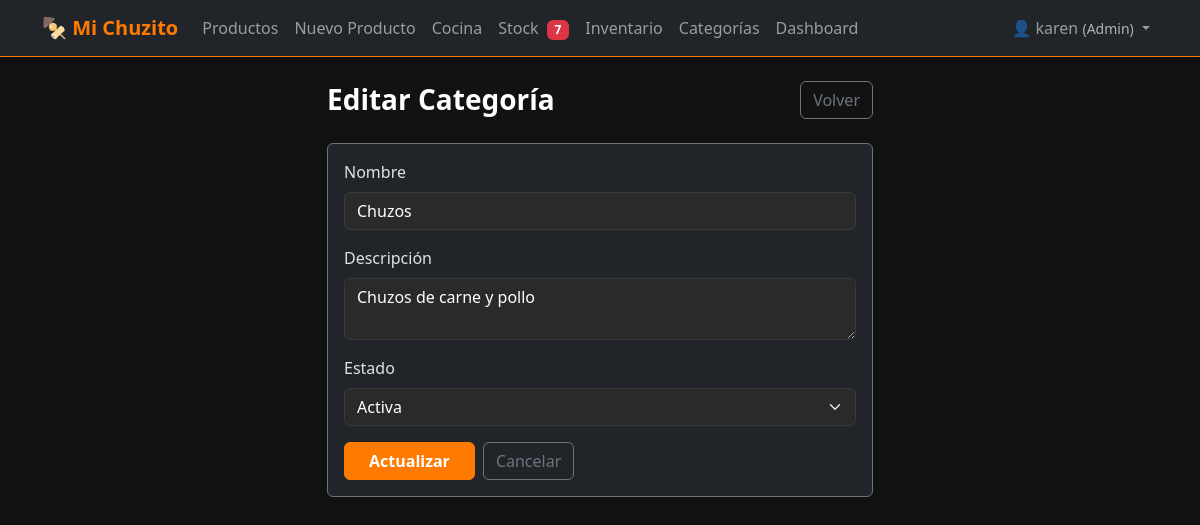
The app's page /categorias/2/editar/ (signed in) with its own data.
### productos/models.py (models this page shows, shortened)
class Categoria(models.Model):
    nombre = models.CharField(max_length=100, unique=True)
    descripcion = models.TextField(blank=True, null=True)
    estado = models.BooleanField(default=True)
    fecha_creacion = models.DateTimeField(auto_now_add=True)
    class Meta:
        verbose_name = "Categoría"
        verbose_name_plural = "Categorías"
        ordering = ["nombre"]

### productos/views.py (the view)
class CategoriaUpdateView(RoleRequiredMixin, UpdateView):
    allowed_roles = ["Admin"]
    model = Categoria
    form_class = CategoriaForm
    template_name = "productos/categoria_form.html"
    success_url = reverse_lazy("productos:categoria_list")
    def get_context_data(self, **kwargs):
        context = super().get_context_data(**kwargs)
        context["titulo"] = "Editar Categoría"
        return context

### productos/forms.py (shortened to what this page needs)
class CategoriaForm(forms.ModelForm):
    class Meta:
        model = Categoria
        fields = ["nombre", "descripcion", "estado"]
        widgets = {
            "nombre": forms.TextInput(
                attrs={
                    "class": "form-control",
                    "placeholder": "Nombre de la categoría",
                    "maxlength": 100,
                }
            ),
            "descripcion": forms.Textarea(
                attrs={
                    "class": "form-control",
                    "placeholder": "Descripción de la categoría",
                    "rows": 2,
                }
            ),
        }
    def __init__(self, *args, **kwargs):
        super().__init__(*args, **kwargs)
        self.fields["estado"] = forms.ChoiceField(
            choices=[("True", "Activa"), ("False", "Inactiva")],
            widget=forms.Select(attrs={"class": "form-select"}),
            label="Estado",
            initial="True",
        )
        if self.instance and self.instance.pk is not None:
            self.fields["estado"].initial = str(self.instance.estado)

### productos/context_processors.py (called while the page is built)
def stock_alert_count(request):
    if request.user.is_authenticated:
        umbral = getattr(settings, "STOCK_MINIMO_ALERTA", 5)
        agotados = Producto.objects.filter(estado="activo", stock=0).count()
        bajo_stock = Producto.objects.filter(
            estado="activo", stock__gt=0, stock__lte=umbral
        ).count()
        return {"stock_criticos": agotados + bajo_stock}
    return {"stock_criticos": 0}

### productos/context_processors_role.py (called while the page is built, shortened)
def role_context(request):
    if request.user.is_authenticated:
        return {
            "user_role": get_user_role(request.user),
            "is_admin": get_user_role(request.user) == "Admin",
            "is_cocina": get_user_role(request.user) == "Cocina",
            "is_cajero": get_user_role(request.user) == "Cajero",
        }

### productos/roles.py (called while the page is built)
def get_user_role(user):
    if not user.is_authenticated:
        return None
    if user.is_superuser:
        return "Admin"
    groups = user.groups.values_list("name", flat=True)
    for role in ["Admin", "Cocina", "Cajero"]:
        if role in groups:
            return role
    return None

### productos/templates/productos/categoria_form.html (shortened to what this page needs)
{% extends "productos/base.html" %}
{% load static %}
{% block content %}
<div class="row justify-content-center">
    <div class="col-md-6">
        <div class="d-flex justify-content-between align-items-center mb-4">
            <h1 class="h3 fw-bold mb-0">{{ titulo }}</h1>
            <a href="{% url 'productos:categoria_list' %}" class="btn btn-outline-secondary">Volver</a>
        </div>
        <div class="card bg-dark border-secondary">
            <div class="card-body">
                <form method="post" novalidate>
                    <div class="mb-3">
                        <label class="form-label">Nombre</label>
                        {{ form.nombre }}
                    </div>
                    <div class="mb-3">
                        <label class="form-label">Descripción</label>
                        {{ form.descripcion }}
                    </div>
                    <div class="mb-3">
                        <label class="form-label">Estado</label>
                        {{ form.estado }}
                    </div>
                    <div class="d-flex gap-2">
                        <button type="submit" class="btn btn-warning fw-bold px-4">
                            {% if object %}Actualizar{% else %}Guardar{% endif %}
                        </button>
                        <a href="{% url 'productos:categoria_list' %}" class="btn btn-outline-secondary">Cancelar</a>
                    </div>
                </form>
            </div>
        </div>
    </div>
</div>
{% endblock %}

### productos/templates/productos/base.html (shortened to what this page needs)
<!DOCTYPE html>
{% load static %}
<html lang="es" data-bs-theme="dark">
<head>
    <link rel="stylesheet" href="{% static 'productos/css/bootstrap.min.css' %}">
    <link rel="stylesheet" href="{% static 'productos/css/styles.css' %}">
</head>
<body>
    {% if user.is_authenticated %}
    <nav class="navbar navbar-expand-lg navbar-dark bg-dark border-bottom border-warning">
        <div class="container">
            <a class="navbar-brand fw-bold text-warning" href="{% url 'productos:list' %}">
                🍢 Mi Chuzito
            </a>
            <div class="collapse navbar-collapse" id="navbarNav">
                <ul class="navbar-nav me-auto">
                    {% if is_admin or is_cajero %}
                    <li class="nav-item">
                        <a class="nav-link" href="{% url 'productos:list' %}">Productos</a>
                    </li>
                    {% endif %}
                    {% if is_admin or is_cajero %}
                    <li class="nav-item">
                        <a class="nav-link" href="{% url 'productos:create' %}">Nuevo Producto</a>
                    </li>
                    {% endif %}
                    {% if is_admin or is_cocina %}
                    <li class="nav-item">
                        <a class="nav-link" href="{% url 'cocina:dashboard' %}">Cocina</a>
                    </li>
                    {% endif %}
                    <li class="nav-item">
                        <a class="nav-link" href="{% url 'productos:stock_alertas' %}">
                            Stock
                            {% if stock_criticos > 0 %}
                            <span class="badge bg-danger ms-1">{{ stock_criticos }}</span>
                            {% endif %}
                        </a>
                    </li>
                    <li class="nav-item">
                        <a class="nav-link" href="{% url 'productos:inventario' %}">Inventario</a>
                    </li>
                    {% if is_admin %}
                    <li class="nav-item">
                        <a class="nav-link" href="{% url 'productos:categoria_list' %}">Categorías</a>
                    </li>
                    <li class="nav-item">
                        <a class="nav-link" href="{% url 'productos:dashboard' %}">Dashboard</a>
                    </li>
                    {% endif %}
                </ul>
                <ul class="navbar-nav">
                    <li class="nav-item dropdown">
                        <a class="nav-link dropdown-toggle" href="#" role="button" data-bs-toggle="dropdown">
                            👤 {{ user.username }}
                            {% if user_role %}
                            <small class="text-muted d-none d-lg-inline">({{ user_role }})</small>
                            {% endif %}
                        </a>
                    </li>
                </ul>
            </div>
        </div>
    </nav>
    {% endif %}
    <main class="container py-4">
        {% block content %}{% endblock %}
    </main>
</body>
</html>

### productos/static/productos/css/styles.css (style rules this page uses)
:root { --black: #121212; --orange: #FF7A00; --green: #22C55E; --white: #FFFFFF; }
body { background-color: var(--black); color: var(--white); font-family: 'Segoe UI', system-ui, -apple-system, sans-serif; min-height: 100vh; }
.navbar { box-shadow: 0 2px 10px rgba(0,0,0,0.3); }
.card { transition: transform 0.2s ease, box-shadow 0.2s ease; background-color: #1a1a1a; }
.btn-warning { background-color: var(--orange); border-color: var(--orange); color: var(--white); }
.text-warning { color: var(--orange) !important; }
.border-warning { border-color: var(--orange) !important; }
.form-control, .form-select { background-color: #2a2a2a; border-color: #3a3a3a; color: var(--white); }
.form-control::placeholder { color: #6c757d; }

### records on screen
Categoria: nombre "Chuzos", descripcion "Chuzos de carne y pollo", estado "Activa"

### other values on screen
{{ stock_criticos }} "7"
{{ user.username }} "karen"
{{ user_role }} "Admin"
{{ titulo }} "Editar Categoría"
